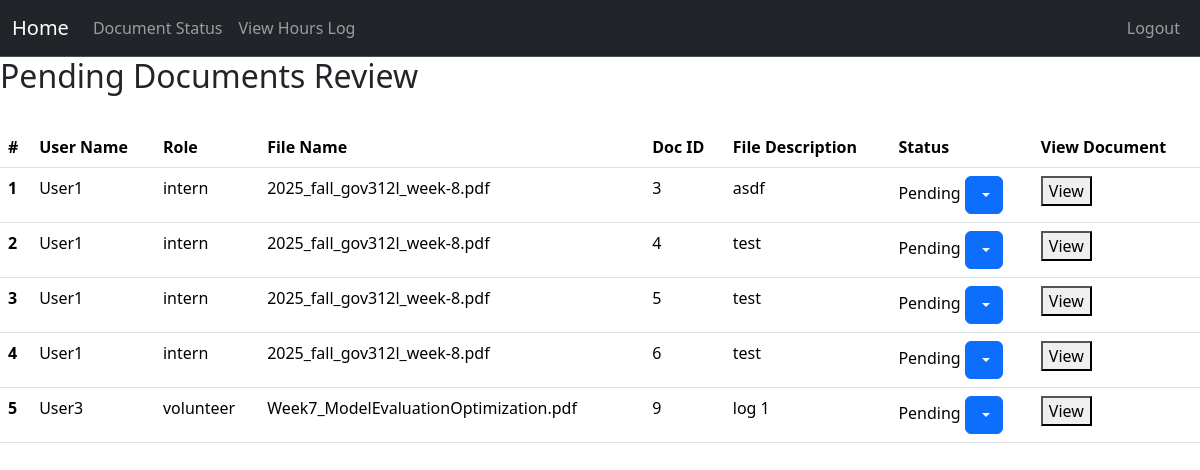
/pending/documents (signed in), run on an earlier commit of the app's database.
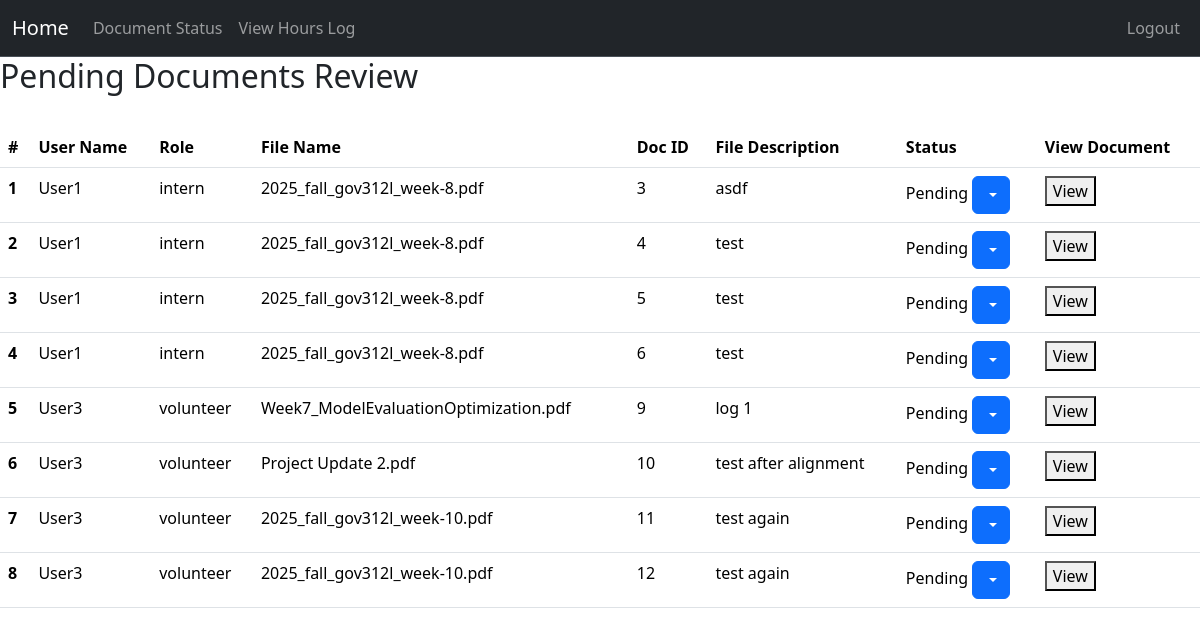
And on a later commit of the database.
### project/models.py (models this page shows, shortened)
class Document(db.Model):
    __tablename__ = 'documents'
    id: Mapped[int] = mapped_column(primary_key=True)
    filename: Mapped[str] = mapped_column()
    doctype: Mapped[str] = mapped_column()
    status: Mapped[str] = mapped_column(default=("Pending"))  # "pending", "approved", "denied"
    description: Mapped[str] = mapped_column(default="No description provided")
    user: Mapped["User"] = relationship("User", back_populates="documents")
    user_id: Mapped[int] = mapped_column(db.ForeignKey('users.id'), name="fk_documents_user_id")

class User(db.Model, UserMixin):
    __tablename__ = 'users'
    id: Mapped[int] = mapped_column(primary_key=True)
    name: Mapped[str] = mapped_column()
    email: Mapped[str] = mapped_column(unique=True)
    password_hash: Mapped[str] = mapped_column(db.String(128))
    role: Mapped[str] = mapped_column(default="user")  # "user", "volunteer", " intern", "board"
    hours: Mapped[List["Hours"]] = relationship("Hours", back_populates="user", cascade="all, delete-orphan")
    documents: Mapped[List["Document"]] = relationship("Document", back_populates="user", cascade="all, delete-orphan")

### app.py (the view)
@app.route('/pending/documents', methods=['GET'])
@login_required
@permission_required('board')
def pending_documents():
    users = User.query.all()  # Get all users
    return render_template('pending_documents.html', users= users)

### project/models.py (called while the page is built)
@login_manager.user_loader
def load_user(user_id):
    return User.query.get(user_id)

### project/templates/pending_documents.html (shortened to what this page needs)
{% extends "base.html" %}
{% block content %}
<h2>
    Pending Documents Review
</h2>
<br>
<table class="table table-hover">
    <thead class = "thead-light">
    <tr>
        <th scope="col">#</th>
        <th scope ="col">User Name</th>
        <th scope="col">Role</th>
        <th scope="col">File Name</th>
        <th scope="col">Doc ID</th>
        <th scope="col">File Description</th>
        <th scope="col">Status</th>
        <th scope="col">View Document</th>
    </tr>
    </thead>
<tbody>
{% set ns = namespace(log_num=0) %}
{% for user in users %}
    {% for doc in user.documents %}
        {% if doc.status == "Pending" %}
            {% set ns.log_num = ns.log_num + 1 %}
            <tr>
                <th scope="row">{{ns.log_num}}</th>
                <td>{{user.name}}</td>
                <td>{{user.role}}</td>
                <td>{{doc.filename}}</td>
                <td>{{doc.id}}</td>
                <td>{{doc.description}}</td>
                <td>{{doc.status}}
                        <div class="btn-group" role="group">
                            <button id="btnGroupDrop1" type="button" class="btn btn-primary dropdown-toggle" data-bs-toggle="dropdown" aria-expanded="false">
                            </button>
                        </div>
                    </td>
                <td>
                    <form action="{{ url_for('view_pdf', doc_id=doc.id) }}" method="get" style="display:inline;">
                        <button type="submit">View</button>
                    </form>
                </td>
            </tr>
        {% endif %}
    {% endfor %}
{% endfor %}
</tbody>
</table>
{% endblock %}

### project/templates/base.html (shortened to what this page needs)
<!DOCTYPE html>
<html>
  <head>
    <link href="https://cdn.jsdelivr.net/npm/bootstrap@5.3.8/dist/css/bootstrap.min.css" rel="stylesheet">
  </head>
  <body>
    <nav class="navbar navbar-expand bg-dark border-bottom border-body" data-bs-theme="dark">
      <div class="container-fluid d-flex">
        <a class="navbar-brand"
            href="{% if current_user.is_authenticated and current_user.role == 'admin' %}
              {{ url_for('admin_dashboard') }}
            {% elif current_user.is_authenticated and current_user.role == 'board' %}
              {{ url_for('board_dashboard') }}
            {% elif current_user.is_authenticated and current_user.role == 'volunteer' %}
                {{ url_for('volunteer_dashboard') }}
            {% elif current_user.is_authenticated and current_user.role == 'intern' %}
                {{ url_for('intern_dashboard') }}
            {% else %}
              {{ url_for('user_dashboard') }}
          {% endif %}">
          Home
        </a>
        <ul class="navbar-nav mb-2 mb-lg-0 d-flex flex-row">
          {% if current_user.is_authenticated %}
          <li class="nav-item">
            <a class="nav-link" href="{{ url_for('document_status') }}">Document Status</a>
          </li>
          <li class="nav-item">
            <a class="nav-link"
            href="{{ url_for('hours_log') }}">
                View Hours Log </a>
          </li>
          {% endif %}
        </ul>
        {% if current_user.is_authenticated %}
        <ul class="navbar-nav ms-auto mb-2 mb-lg-0">
          <li class="nav-item">
            <a class="nav-link" href="{{url_for('logout')}}">Logout</a>
          </li>
        </ul>
        {% endif %}
      </div>
    </nav>
    {% block content %}
    {% endblock %}
  </body>
</html>

What changed in the data, as far as the page shows it:
added Document: log_num "6", {{ user.name }} "User3", {{ user.role }} "volunteer", filename "Project Update 2.pdf", id "10", description "test after alignment", status "Pending", shown under User "User3"
added Document: log_num "7", {{ user.name }} "User3", {{ user.role }} "volunteer", filename "2025_fall_gov312l_week-10.pdf", id "11", description "test again", status "Pending", shown under User "User3"
added Document: log_num "8", {{ user.name }} "User3", {{ user.role }} "volunteer", filename "2025_fall_gov312l_week-10.pdf", id "12", description "test again", status "Pending", shown under User "User3"
